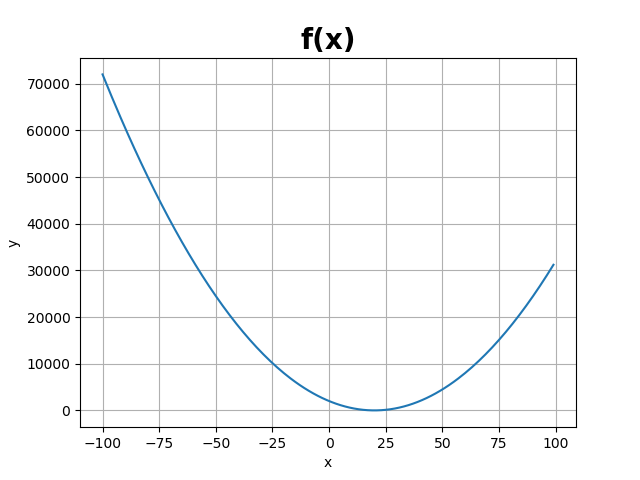

Here is the Python script that generated this plot:
#!/usr/bin/env python3
# -*- coding: utf-8 -*-
"""
Created on Sat Dec 21 18:14:27 2019

@author: Chokeunhee
"""

from matplotlib import pyplot as plt                                           # import pyplot from matplotlib as the name plt
import numpy as np                                                             # import module numpy as the name np

def f(x):                                                                      # define function f(x) as (5 * (x - 20) ** 2)
    return (5 * (x - 20) ** 2) 

x = np.arange(-100, 100)                                                       # define x as from -100 to 100

plt.grid()                                                                     # put grid for the graph
plt.xlabel("x")                                                                # label xlabel as "x"                                              
plt.ylabel("y")                                                                # label ylabel as "y"
plt.title("f(x)", fontsize=20, fontweight='bold')                              # graph title as f(x) with font size 20 and bold

plt.plot(x, f(x))                                                              # draw the graph x = x , y = f(x)

plt.savefig("26001904131_Week13_Q2-fx.png")                                    # save the figure as 26001904131_Week13_Q2-fx.png